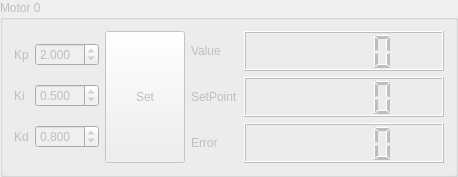
       <widget class="QGroupBox" name="groupBox_motor_0">
        <property name="enabled">
         <bool>false</bool>
        </property>
        <property name="sizePolicy">
         <sizepolicy hsizetype="Preferred" vsizetype="Preferred">
          <horstretch>0</horstretch>
          <verstretch>0</verstretch>
         </sizepolicy>
        </property>
        <property name="title">
         <string>Motor 0</string>
        </property>
        <layout class="QGridLayout" name="gridLayout_7">
         <item row="0" column="2">
          <layout class="QVBoxLayout" name="verticalLayout_8">
           <item>
            <layout class="QHBoxLayout" name="horizontalLayout_20">
             <item>
              <widget class="QLabel" name="label_19">
               <property name="text">
                <string>Value</string>
               </property>
              </widget>
             </item>
             <item>
              <widget class="QLCDNumber" name="lcdNumber_value_0">
               <property name="sizePolicy">
                <sizepolicy hsizetype="Minimum" vsizetype="Preferred">
                 <horstretch>0</horstretch>
                 <verstretch>0</verstretch>
                </sizepolicy>
               </property>
               <property name="minimumSize">
                <size>
                 <width>200</width>
                 <height>40</height>
                </size>
               </property>
               <property name="maximumSize">
                <size>
                 <width>250</width>
                 <height>16777215</height>
                </size>
               </property>
              </widget>
             </item>
            </layout>
           </item>
           <item>
            <layout class="QHBoxLayout" name="horizontalLayout_21">
             <item>
              <widget class="QLabel" name="label_20">
               <property name="text">
                <string>SetPoint</string>
               </property>
              </widget>
             </item>
             <item>
              <widget class="QLCDNumber" name="lcdNumber_setpoint_0">
               <property name="sizePolicy">
                <sizepolicy hsizetype="Minimum" vsizetype="Minimum">
                 <horstretch>0</horstretch>
                 <verstretch>0</verstretch>
                </sizepolicy>
               </property>
               <property name="minimumSize">
                <size>
                 <width>200</width>
                 <height>40</height>
                </size>
               </property>
               <property name="maximumSize">
                <size>
                 <width>250</width>
                 <height>16777215</height>
                </size>
               </property>
              </widget>
             </item>
            </layout>
           </item>
           <item>
            <layout class="QHBoxLayout" name="horizontalLayout_22">
             <item>
              <widget class="QLabel" name="label_21">
               <property name="text">
                <string>Error</string>
               </property>
              </widget>
             </item>
             <item>
              <widget class="QLCDNumber" name="lcdNumber_error_0">
               <property name="sizePolicy">
                <sizepolicy hsizetype="Minimum" vsizetype="Minimum">
                 <horstretch>0</horstretch>
                 <verstretch>0</verstretch>
                </sizepolicy>
               </property>
               <property name="minimumSize">
                <size>
                 <width>200</width>
                 <height>40</height>
                </size>
               </property>
               <property name="maximumSize">
                <size>
                 <width>250</width>
                 <height>16777215</height>
                </size>
               </property>
              </widget>
             </item>
            </layout>
           </item>
          </layout>
         </item>
         <item row="0" column="0">
          <layout class="QVBoxLayout" name="verticalLayout">
           <item>
            <layout class="QHBoxLayout" name="horizontalLayout">
             <item>
              <widget class="QLabel" name="label">
               <property name="sizePolicy">
                <sizepolicy hsizetype="Preferred" vsizetype="Preferred">
                 <horstretch>0</horstretch>
                 <verstretch>0</verstretch>
                </sizepolicy>
               </property>
               <property name="text">
                <string>Kp</string>
               </property>
              </widget>
             </item>
             <item>
              <widget class="QDoubleSpinBox" name="doubleSpinBox_kp_0">
               <property name="sizePolicy">
                <sizepolicy hsizetype="Preferred" vsizetype="Fixed">
                 <horstretch>0</horstretch>
                 <verstretch>0</verstretch>
                </sizepolicy>
               </property>
               <property name="maximumSize">
                <size>
                 <width>80</width>
                 <height>16777215</height>
                </size>
               </property>
               <property name="decimals">
                <number>3</number>
               </property>
               <property name="value">
                <double>2.000000000000000</double>
               </property>
              </widget>
             </item>
            </layout>
           </item>
           <item>
            <layout class="QHBoxLayout" name="horizontalLayout_2">
             <item>
              <widget class="QLabel" name="label_2">
               <property name="sizePolicy">
                <sizepolicy hsizetype="Preferred" vsizetype="Preferred">
                 <horstretch>0</horstretch>
                 <verstretch>0</verstretch>
                </sizepolicy>
               </property>
               <property name="text">
                <string>Ki</string>
               </property>
              </widget>
             </item>
             <item>
              <widget class="QDoubleSpinBox" name="doubleSpinBox_ki_0">
               <property name="sizePolicy">
                <sizepolicy hsizetype="Preferred" vsizetype="Fixed">
                 <horstretch>0</horstretch>
                 <verstretch>0</verstretch>
                </sizepolicy>
               </property>
               <property name="maximumSize">
                <size>
                 <width>80</width>
                 <height>16777215</height>
                </size>
               </property>
               <property name="decimals">
                <number>3</number>
               </property>
               <property name="value">
                <double>0.500000000000000</double>
               </property>
              </widget>
             </item>
            </layout>
           </item>
           <item>
            <layout class="QHBoxLayout" name="horizontalLayout_3">
             <item>
              <widget class="QLabel" name="label_3">
               <property name="sizePolicy">
                <sizepolicy hsizetype="Preferred" vsizetype="Preferred">
                 <horstretch>0</horstretch>
                 <verstretch>0</verstretch>
                </sizepolicy>
               </property>
               <property name="text">
                <string>Kd</string>
               </property>
              </widget>
             </item>
             <item>
              <widget class="QDoubleSpinBox" name="doubleSpinBox_kd_0">
               <property name="sizePolicy">
                <sizepolicy hsizetype="Preferred" vsizetype="Fixed">
                 <horstretch>0</horstretch>
                 <verstretch>0</verstretch>
                </sizepolicy>
               </property>
               <property name="maximumSize">
                <size>
                 <width>80</width>
                 <height>16777215</height>
                </size>
               </property>
               <property name="decimals">
                <number>3</number>
               </property>
               <property name="value">
                <double>0.800000000000000</double>
               </property>
              </widget>
             </item>
            </layout>
           </item>
          </layout>
         </item>
         <item row="0" column="1">
          <widget class="QPushButton" name="pushButton_send_gains_0">
           <property name="sizePolicy">
            <sizepolicy hsizetype="Preferred" vsizetype="Preferred">
             <horstretch>0</horstretch>
             <verstretch>0</verstretch>
            </sizepolicy>
           </property>
           <property name="text">
            <string>Set</string>
           </property>
          </widget>
         </item>
        </layout>
       </widget>
